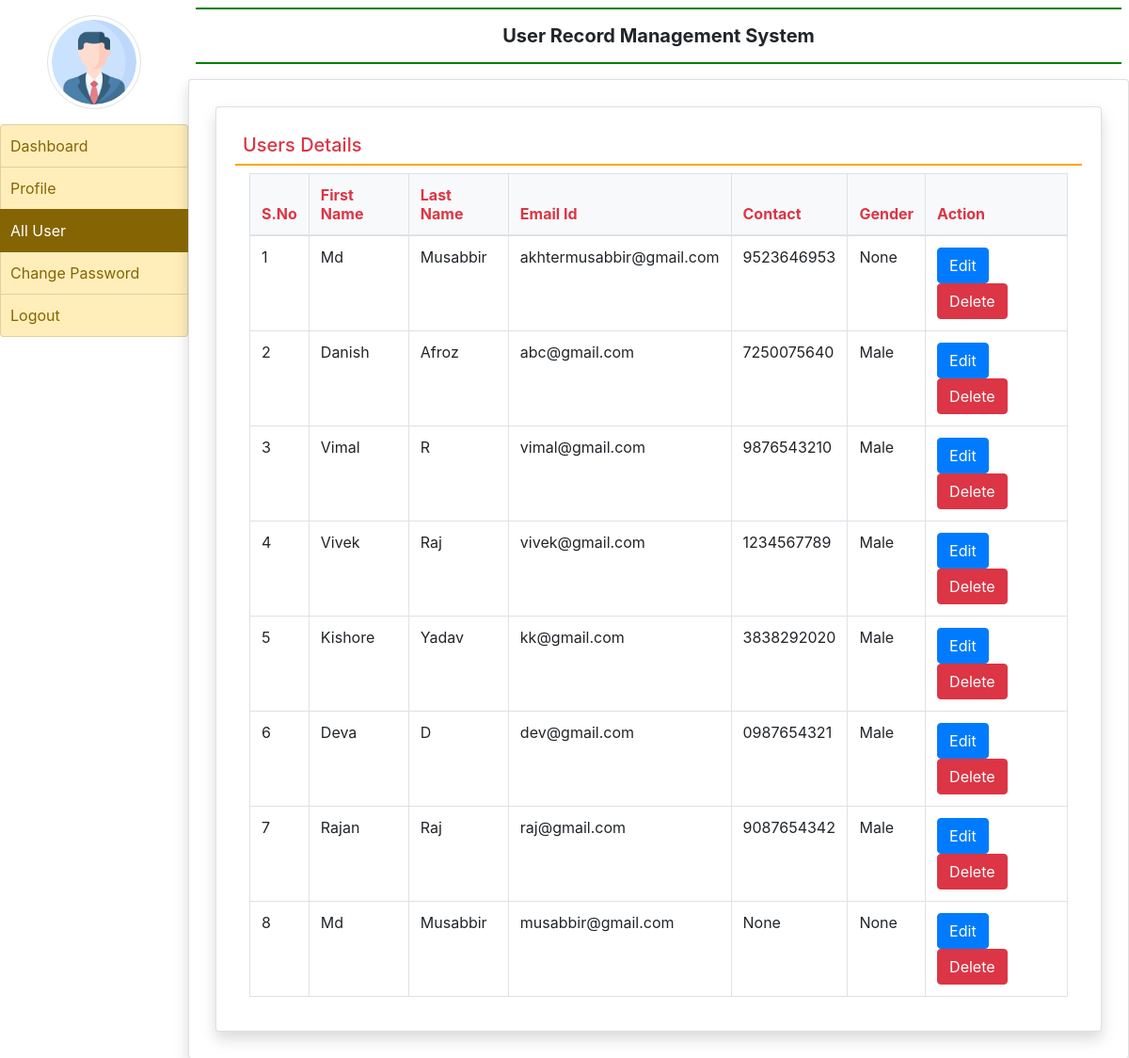
The page /all_users (signed in) on the database its author committed.
### users/models.py (models this page shows, shortened)
class UserDetail(models.Model):
    user=models.ForeignKey(User,on_delete=models.CASCADE)
    empcode=models.CharField(max_length=50)
    state=models.CharField(max_length=50,null=True)
    country=models.CharField(max_length=50,null=True)
    contact=models.CharField(max_length=15, null=True)
    gender=models.CharField(max_length=15, null=True)

### users/views.py (the view)
# urls.py: path('all_users',all_users,name='all_users'),
def all_users(request):
    if not request.user.is_authenticated:
        return redirect('user_login')
    employee=UserDetail.objects.all()
    return render(request,'all_users.html',locals())

### users/templates/all_users.html
{% extends 'user_base.html' %}
{% block main %}
<div class="card shadow m-2">
    <div class="card-body">
       <h5 class="p-2 text-danger" style="border-bottom:2px solid orange;">Users Details</h5>
       <div class="container-fluid">
        <table class="table table-bordered table-hover" id="example" >
            <thead class="text-danger bg-light">
                <tr>
                    <th>S.No</th>
                    <th>First Name</th>
                    <th>Last Name</th>
                    <th>Email Id</th>
                    <th>Contact</th>
                    <th>Gender</th>
                    <th>Action</th>
                </tr>
            </thead>
            <tbody>
                {% for i in employee %}
                    <tr>
                        <td>{{forloop.counter}}</td>
                        <td>{{i.user.first_name}}</td>
                        <td>{{i.user.last_name}}</td>
                        <td>{{i.user.username}}</td>
                        <td>{{i.contact}}</td>
                        <td>{{i.gender}}</td>
                        <td>
                            <a href="{% url 'edit_profile' i.id %}" class="btn btn-primary">Edit</a>
                            <a href="{% url 'delete_user' i.user.id %}" class="btn btn-danger">Delete</a>
                        </td>
                    </tr>
                {% endfor %}
            </tbody>
        </table>
       </div>
    </div>
</div>
{%  endblock %}

### users/templates/user_base.html (shortened to what this page needs)
{% load static %}
<html>
  <head>
    <link
      rel="stylesheet"
      href="https://cdn.jsdelivr.net/npm/bootstrap@4.6.2/dist/css/bootstrap.min.css"
    />
    <link
      rel="stylesheet"
      href="https://use.fontawesome.com/releases/v5.7.0/css/all.css"
    />
    <link rel="stylesheet" href="https://cdn.datatables.net/1.11.6/css/jquery.dataTables.min.css">
    <link rel="stylesheet" href="https://cdn.datatables.net/buttons/2.0.1/css/buttons.dataTables.min.css">
  </head>
  <body>
    <div class="container-fluid">
      <div class="row">
        <div class="col-sm-2 p-0">
          <center>
            <img
              src="{% static 'images/icon.png' %}"
              width="100"
              height="100"
              class="img-thumbnail rounded-circle my-3"
            />
          </center>
          <div class="list-group">
            <a
              href="{% url 'user_home' %}"
              class="list-group-item list-group-item-warning list-group-item-action {% if request.path == '/user_home' %} active {% endif %}"
              >Dashboard</a
            >
            <a
              href="{% url 'profile' %}"
              class="list-group-item list-group-item-warning list-group-item-action {% if request.path == '/profile' %} active {% endif %}"
              >Profile</a
            >
            <a
              href="{% url 'all_users' %}"
              class="list-group-item list-group-item-warning list-group-item-action {% if request.path == '/all_users' %} active {% endif %}"
              >All User</a
            >
            <a
              href="{% url 'change_password' %}"
              class="list-group-item list-group-item-warning list-group-item-action {% if request.path == '/change_password' %} active {% endif %}"
              >Change Password</a
            >
            <a
              href="{% url 'logout' %}"
              class="list-group-item list-group-item-warning list-group-item-action"
              >Logout</a
            >
          </div>
        </div>
        <div class="col-sm-10 p-0">
          <div class="container-fluid p-2">
            <h5
              class="text-center p-3 font-weight-bold"
              style="
                border-bottom: 2px solid green;
                border-top: 2px solid green;
              "
            >
              User Record Management System
            </h5>
          </div>
          <div class="card shadow" style="min-height: 89vh">
            <div class="card-body">{% block main %} {% endblock %}</div>
          </div>
        </div>
      </div>
    </div>
  </body>
</html>

### users/templates/user_base.html (style rules this page uses)
.list-group-item { padding: 10px !important; }

### rows shown on the page
UserDetail: user.first_name "Md", user.last_name "Musabbir", user.username "akhtermusabbir@gmail.com", contact "9523646953", gender "None"
UserDetail: user.first_name "Danish", user.last_name "Afroz", user.username "abc@gmail.com", contact "7250075640", gender "Male"
UserDetail: user.first_name "Vimal", user.last_name "R", user.username "vimal@gmail.com", contact "9876543210", gender "Male"
UserDetail: user.first_name "Vivek", user.last_name "Raj", user.username "vivek@gmail.com", contact "1234567789", gender "Male"
UserDetail: user.first_name "Kishore", user.last_name "Yadav", user.username "kk@gmail.com", contact "3838292020", gender "Male"
UserDetail: user.first_name "Deva", user.last_name "D", user.username "dev@gmail.com", contact "0987654321", gender "Male"
UserDetail: user.first_name "Rajan", user.last_name "Raj", user.username "raj@gmail.com", contact "9087654342", gender "Male"
UserDetail: user.first_name "Md", user.last_name "Musabbir", user.username "musabbir@gmail.com", contact "None", gender "None"
